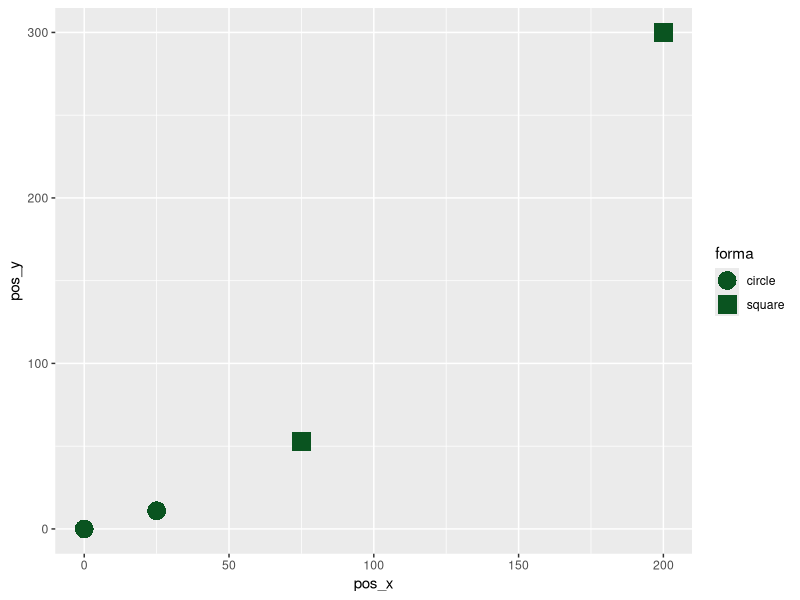
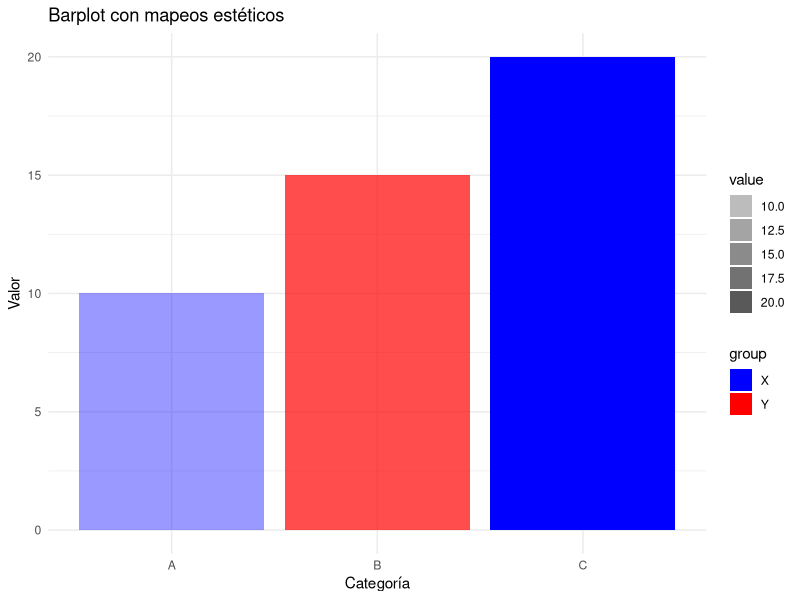
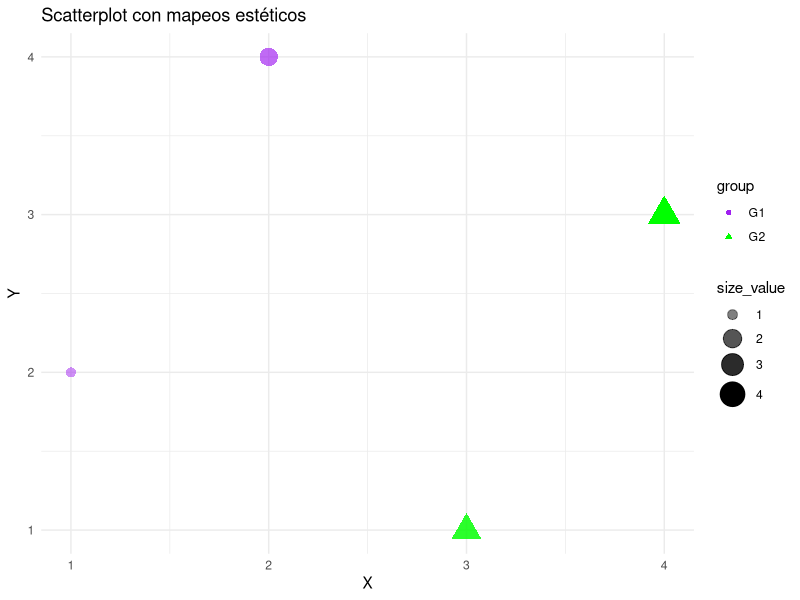

The R script that drew these images, in order: (Note: this script raises an error after producing the figures.)
# Instalar y cargar ggplot2 si no está instalado
# install.packages("ggplot2")
library(ggplot2)

# Opcional: Tidyverse tiene ggplot2 y otras librerías adicionales
# install.packages("tidyverse")
# library(tidyverse)

# Un dataset sencillo
pos_x <- c(25,0,75,200)
pos_y <- c(11,0,53,300)
forma <- c("circle","circle","square","square")

datos <- data.frame(pos_x,pos_y,forma)
datos
View(datos)

ggplot(data = datos) +
  geom_point(mapping = aes(x = pos_x,
                           y = pos_y,
                           shape = forma),
             colour = "#0a5420",
             size = 6) +
  scale_shape_manual(values = c(16,15))


# ------- Solución de actividades PLOTS --------------

# 1. BARPLOT
# Dataset mínimo para barplot (3 categorías)
data_bar <- data.frame(
  category = c("A", "B", "C"),
  value = c(10, 15, 20),
  group = c("X", "Y", "X") 
)

# Barplot con mapeos estéticos
bar_plot <- ggplot(data_bar, aes(x = category, y = value, fill = group, alpha = value)) +
  geom_bar(stat = "identity", position = "dodge") +  # position: dodge para barras agrupadas
  scale_fill_manual(values = c("X" = "blue", "Y" = "red")) +  # color/fill por grupo
  scale_alpha_continuous(range = c(0.4, 1)) +  # alpha basado en value
  theme_minimal() +
  labs(title = "Barplot con mapeos estéticos", x = "Categoría", y = "Valor")

print(bar_plot)

# 2. SCATTERPLOT
# Dataset mínimo para scatterplot (4 puntos)
data_scatter <- data.frame(
  x = c(1, 2, 3, 4),
  y = c(2, 4, 1, 3),
  group = c("G1", "G1", "G2", "G2"),
  size_value = c(1, 2, 3, 4)
)

# Scatterplot con mapeos estéticos
scatter_plot <- ggplot(data_scatter, aes(x = x, y = y, color = group, shape = group, size = size_value, alpha = size_value)) +
  geom_point(position = "identity") +  # position: identity para puntos sin ajuste
  scale_color_manual(values = c("G1" = "purple", "G2" = "green")) +  # color por grupo
  scale_shape_manual(values = c("G1" = 16, "G2" = 17)) +  # shape por grupo (círculo, triángulo)
  scale_size_continuous(range = c(3, 8)) +  # size basado en size_value
  scale_alpha_continuous(range = c(0.5, 1)) +  # alpha basado en size_value
  theme_minimal() +
  labs(title = "Scatterplot con mapeos estéticos", x = "X", y = "Y")

print(scatter_plot)

# 3. LINEPLOT
# Dataset mínimo para lineplot (4 puntos en 2 grupos)
data_line <- data.frame(
  x = c(1, 2, 3, 4, 1, 2, 3, 4),
  y = c(2, 3, 2, 4, 3, 4, 5, 3),
  group = c("L1", "L1", "L1", "L1", "L2", "L2", "L2", "L2")
)

# Lineplot con mapeos estéticos
line_plot <- ggplot(data_line, aes(x = x, y = y, color = group, linetype = group, linewidth = y, alpha = y)) +
  geom_line(position = "identity") +  # position: identity para líneas sin ajuste
  scale_color_manual(values = c("L1" = "orange", "L2" = "blue")) +  # color por grupo
  scale_linetype_manual(values = c("L1" = "solid", "L2" = "dashed")) +  # linetype por grupo
  scale_linewidth_continuous(range = c(0.5, 2)) +  # linewidth basado en y
  scale_alpha_continuous(range = c(0.5, 1)) +  # alpha basado en y
  theme_minimal() +
  labs(title = "Lineplot con mapeos estéticos", x = "X", y = "Y")

print(line_plot)
